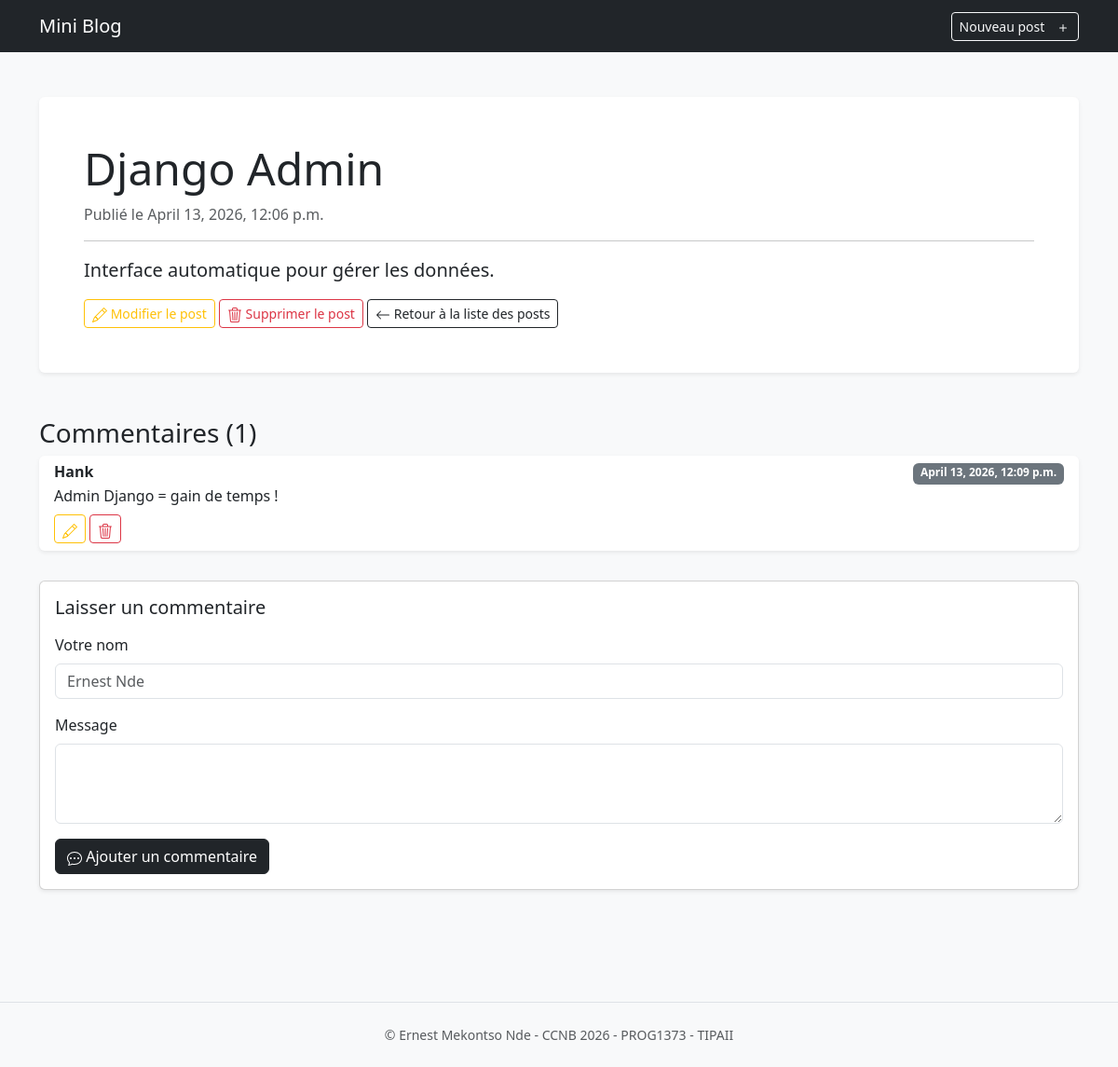
Page /10/ on the committed database.
### blog/models.py (models this page shows, shortened)
class Post(models.Model):
    title = models.CharField(max_length=200)
    content = models.TextField()
    created_at = models.DateTimeField(auto_now_add=True)
    updated_at = models.DateTimeField(auto_now=True)

class Comment(models.Model):
    post = models.ForeignKey(Post, on_delete=models.CASCADE, related_name='comments')
    author = models.CharField(max_length=200)
    content = models.TextField()
    created_at = models.DateTimeField(auto_now_add=True)
    updated_at = models.DateTimeField(auto_now=True)

### blog/views.py (the view)
# urls.py: path('<int:post_id>/', views.detail, name='detail'),
def detail(request, post_id):
    post = get_object_or_404(Post, id=post_id)
    return render(request, 'posts/detail.html', {'post': post})

### blog/templates/posts/detail.html (shortened to what this page needs)
{% extends 'base.html' %}
{% block content %}
<div class="container py-4">
  <article class="bg-white p-5 rounded shadow-sm mb-5">
    <h2 class="display-5">{{ post.title }}</h2>
    <p class="text-muted">Publié le {{ post.created_at }}</p>
    <hr />
    <p class="lead">{{ post.content }}</p>
    <a href="{% url 'update' post.id %}" class="btn btn-outline-warning btn-sm" title="Modifier le post">
      Modifier le post
    </a>
    <a
      href="{% url 'delete' post.id %}" class="btn btn-outline-danger btn-sm" title="Supprimer le post"
      onclick="return confirm('Attention: Ce post sera supprimé définitivement !')"
    >
      Supprimer le post
    </a>
    <a href="{% url 'index' %}" class="btn btn-outline-dark btn-sm" title="Retour à la liste des posts">
      <svg xmlns="http://www.w3.org/2000/svg" width="16" height="16" fill="currentColor" class="bi bi-arrow-left" viewBox="0 0 16 16">
        <path fill-rule="evenodd" d="M15 8a.5.5 0 0 0-.5-.5H2.707l3.147-3.146a.5.5 0 1 0-.708-.708l-4 4a.5.5 0 0 0 0 .708l4 4a.5.5 0 0 0 .708-.708L2.707 8.5H14.5a.5.5 0 0 0 .5-.5"/>
      </svg>
      Retour à la liste des posts
   </a>
  </article>
  <section class="mb-5">
    <h3>Commentaires ({{ post.comments.count }})</h3>
    <div class="list-group mb-4">
      {% for comment in post.comments.all %}
      <div class="list-group-item bg-white border-0 shadow-sm mb-2 rounded">
        <div class="d-flex w-100 justify-content-between">
          <h6 class="mb-1 fw-bold">{{ comment.author }}</h6>
          <small class="badge bg-secondary text-white">{{ comment.created_at }}</small>
        </div>
        <p class="mb-1">
          {{ comment.content|truncatewords:20 }}
        </p>
        <div class="mt-2">
          {% include 'comments/update_comment.html' with comment=comment %}
          <a
            href="{% url 'delete_comment' post.id comment.id %}"
            class="btn btn-outline-danger btn-sm"
            title="Supprimer le commentaire"
            onclick="return confirm('Attention: Ce commentaire sera supprimé définitivement !')"
          >
          </a>
        </div>
      </div>
      {% empty %}
      <p class="text-muted text-center fst-italic">Aucun commentaire pour le moment.</p>
      {% endfor %}
    </div>
    <div class="card shadow-sm">
      <div class="card-body">
        <h5 class="card-title mb-3">Laisser un commentaire</h5>
        <form action="{% url 'add_comment' post.id %}" method="post">
          <div class="mb-3">
            <label class="form-label">Votre nom</label>
            <input
              type="text"
              class="form-control"
              placeholder="Ernest Nde"
              name="author"/>
          </div>
          <div class="mb-3">
            <label class="form-label">Message</label>
            <textarea class="form-control" rows="3" name="content"></textarea>
          </div>
          <button type="submit" class="btn btn-dark" title="Ajouter un commentaire">
            Ajouter un commentaire
          </button>
        </form>
      </div>
    </div>
  </section>
</div>
{% endblock %}

### blog/templates/comments/update_comment.html (shortened to what this page needs)
{% load static %}
<button type="button" class="btn btn-outline-warning btn-sm" data-bs-toggle="modal" data-bs-target="#updateCommentModal{{ comment.id }}" title="Modifier le commentaire">
</button>

### rows in the picture
Post: title "Django Admin", created_at "April 13, 2026, 12:06 p.m.", content "Interface automatique pour gérer les données.", comments.count "1"
Comment: author "Hank", created_at "April 13, 2026, 12:09 p.m.", content "Admin Django = gain de temps !"
